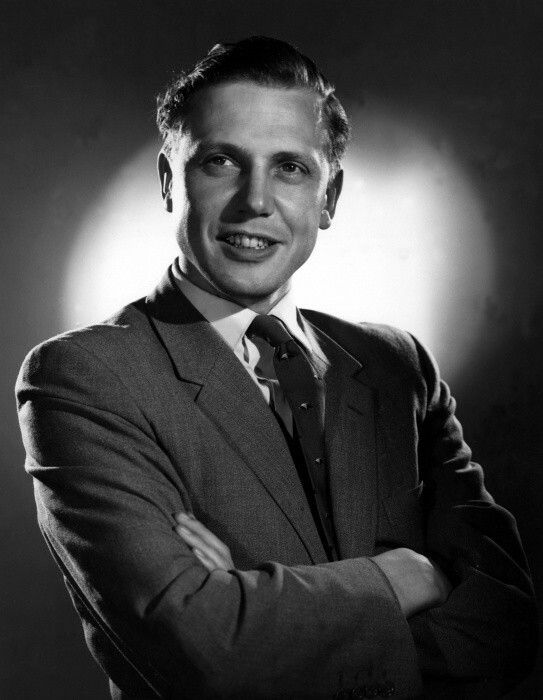
//> input picture sirdavid.jpg, 543 x 700 px
$ ./asciiart   (built with g++ and OpenCV 4)
//> lines starting //> are read from the running program, lines starting //| are printed output that depends on the picture
#include <opencv2/core/core.hpp>
#include <opencv2/highgui/highgui.hpp>
#include <opencv2/imgproc/imgproc.hpp>
#include <iostream>
#include <fstream>
#include <iterator>
#include<vector>
#include<string>
#include<sstream>
#include <string_view>
using namespace cv;
using namespace std;

array<char,11> ch= {'@','#','$','%','?','*','+',';',':',',','.'};
//array<char,16> ch= {'@','#','$','%','?','*','/','\\' , '(',')','+',';',':',',','.',' '};
vector<char> as;
void imgtoasci(Mat img){
    int nl=img.rows;
    int nc=img.cols;
    if(img.isContinuous()){
         nc= nc*nl;
          nl= 1;
    }
    string a;
    ifstream mf ("asciorder.txt");
    getline(mf,a);
    vector<char> asciorder (a.begin(),a.end());
       for (int j=0; j<nl; j++) {

          uchar* data= img.ptr<uchar>(j);

          for (int i=0; i<nc; i++) {
              as.push_back(ch[static_cast<int>(*data++/25)]);
          }}
}
int main(){
    Mat da= imread("sirdavid.jpg",0);
//> da is the input picture: 700 rows x 543 cols, CV_8UC1; min 0, max 255, mean 65.7
    Mat adpt;
    namedWindow("original");
    imshow("original",da);

    adaptiveThreshold(da,adpt,255,cv::ADAPTIVE_THRESH_MEAN_C,cv::THRESH_BINARY,9,5);
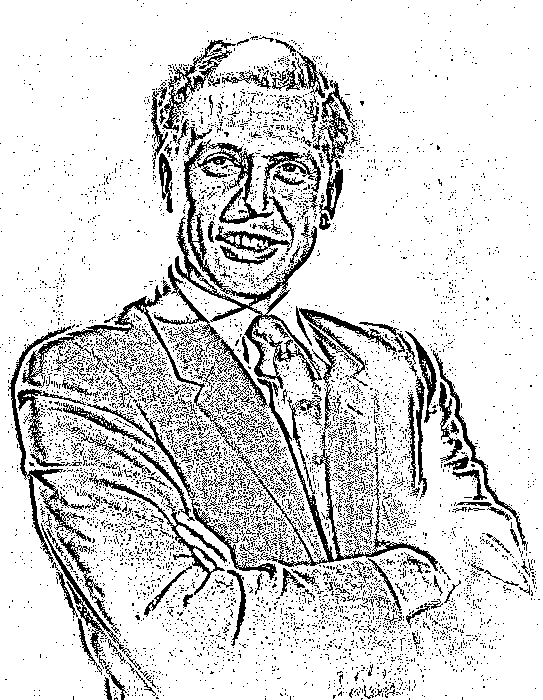
//> adpt: 700 rows x 543 cols, CV_8UC1; 84.5% white; black in thin lines or dots
    namedWindow("adpt");
    imshow("adpt",adpt);
    adpt=da.clone();
    int ratio= adpt.rows/adpt.cols;
//> ratio = 1
    resize(adpt,adpt,Size(500,500*ratio*0.85));
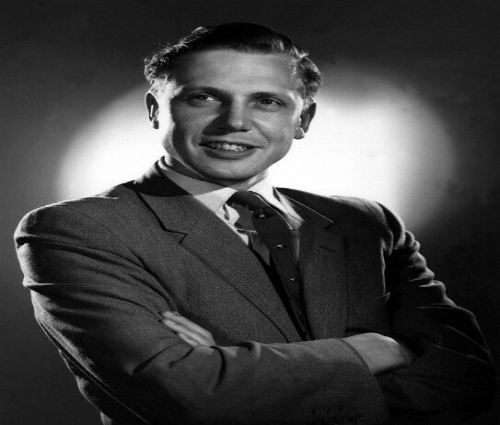
//> adpt: 425 rows x 500 cols, CV_8UC1; min 0, max 255, mean 65.6
    imgtoasci(adpt);
//> after the loop in imgtoasci, `for (int j=0; j<nl; j++)`: as = 212500 items


    for(auto i=as.begin()+adpt.cols;i<as.end();i+=(adpt.cols+1)){
     as.insert(i,'\n');

     }
//> after the loop, as = 212924 items
    cout<<as.size();
//| 212924
    ofstream myfile;
    myfile.open("asci16.txt");
    ostream_iterator<char> output_iterator(myfile, "");
    copy(as.begin(), as.end(), output_iterator);
    // [11 lines of commented-out code are left out]


}
